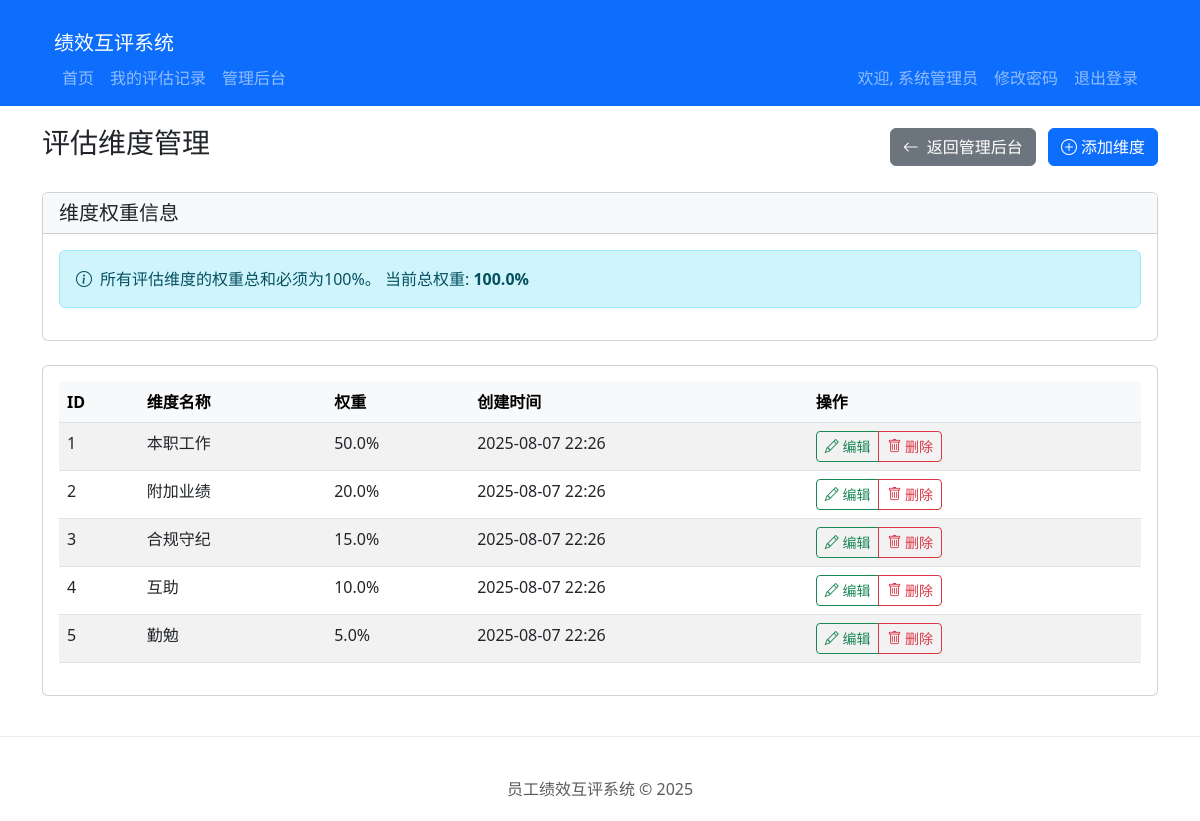
Before: /admin/dimensions (signed in) with the older database file.
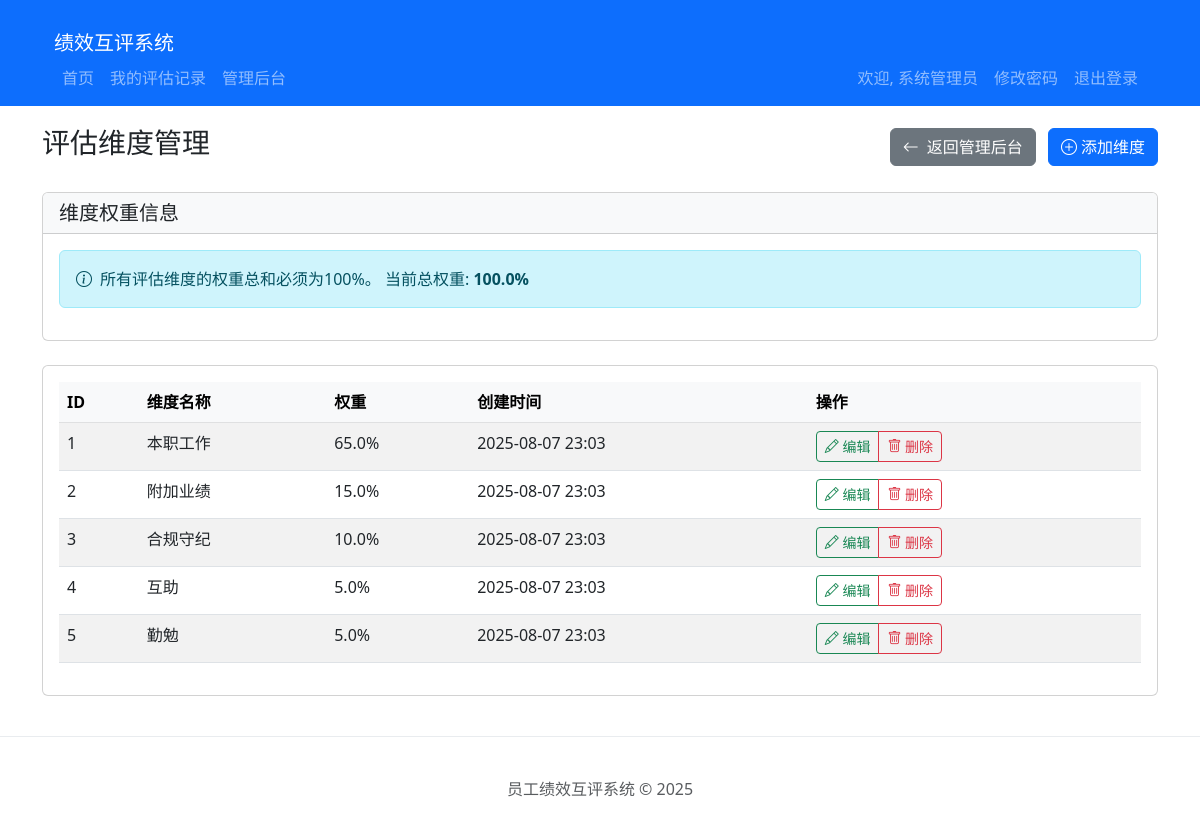
After: the same page with the newer database file.
### models.py (models this page shows, shortened)
class Employee(UserMixin, db.Model):
    __tablename__ = 'employees'
    id = db.Column(db.Integer, primary_key=True)
    employee_id = db.Column(db.String(20), unique=True, nullable=False)
    name = db.Column(db.String(100), nullable=False)
    position = db.Column(db.String(100), nullable=False)
    password_hash = db.Column(db.String(256), nullable=False)
    is_admin = db.Column(db.Boolean, default=False)
    is_frozen = db.Column(db.Boolean, default=False)
    role = db.Column(db.String(20), default='员工', nullable=False)
    position_coefficient = db.Column(db.Float, default=1.0, nullable=False)
    created_at = db.Column(db.DateTime, default=datetime.utcnow)
    updated_at = db.Column(db.DateTime, default=datetime.utcnow, onupdate=datetime.utcnow)

class EvaluationDimension(db.Model):
    __tablename__ = 'evaluation_dimensions'
    id = db.Column(db.Integer, primary_key=True)
    name = db.Column(db.String(100), nullable=False)
    status = db.Column(db.String(20), default='published', nullable=False)
    weight = db.Column(db.Float, nullable=False)
    created_at = db.Column(db.DateTime, default=datetime.utcnow)
    updated_at = db.Column(db.DateTime, default=datetime.utcnow, onupdate=datetime.utcnow)

### app.py (the view)
@app.route('/admin/dimensions')
@login_required
@readonly_admin_required
def admin_dimension_list():
    from models import EvaluationDimension
    from forms import DimensionForm
    dimensions = EvaluationDimension.query.all()
    total_weight = sum(d.weight for d in dimensions)
    return render_template('admin/dimension_list.html', dimensions=dimensions, total_weight=total_weight)

### app.py (called while the page is built)
def readonly_admin_required(f):
    @wraps(f)
    def decorated_function(*args, **kwargs):
        if not current_user.is_authenticated:
            return redirect(url_for('login', next=request.url))
        if not (current_user.is_admin or current_user.role != '员工'):
            abort(403)
        if current_user.role != '员工' and request.method != 'GET':
            flash('您只能以只读模式访问管理后台', 'danger')
            return redirect(url_for('admin_dashboard'))
        return f(*args, **kwargs)
    return decorated_function

@app.template_filter('shanghai_time')
def shanghai_time_filter(dt, format='%Y-%m-%d %H:%M:%S'):
    if dt is None:
        return ""
    utc_dt = pytz.utc.localize(dt)
    shanghai_tz = pytz.timezone('Asia/Shanghai')
    return utc_dt.astimezone(shanghai_tz).strftime(format)

@login_manager.user_loader
def load_user(user_id):
    return Employee.query.get(int(user_id))

### templates/admin/dimension_list.html (shortened to what this page needs)
{% extends 'base.html' %}
{% block content %}
<div class="row">
    <div class="col-md-12">
        <div class="d-flex justify-content-between align-items-center mb-4">
    <h3>评估维度管理</h3>
    <div>
        <a href="{{ url_for('admin_dashboard') }}" class="btn btn-secondary me-2">
            <i class="bi bi-arrow-left me-1"></i> 返回管理后台
        </a>
        <a href="{{ url_for('admin_dimension_add') }}" class="btn btn-primary">
            <i class="bi bi-plus-circle me-1"></i>添加维度
        </a>
    </div>
</div>
        <div class="card mb-4">
            <div class="card-header bg-light">
                <h5 class="mb-0">维度权重信息</h5>
            </div>
            <div class="card-body">
                <div class="alert alert-info">
                    <i class="bi bi-info-circle me-2"></i>所有评估维度的权重总和必须为100%。
                    当前总权重: <strong>{{ total_weight*100 }}%</strong>
                </div>
            </div>
        </div>
        <div class="card">
            <div class="card-body">
                {% if dimensions %}
                <div class="table-responsive">
                    <table class="table table-striped table-hover">
                        <thead class="table-light">
                            <tr>
                                <th>ID</th>
                                <th>维度名称</th>
                                <th>权重</th>
                                <th>创建时间</th>
                                <th>操作</th>
                            </tr>
                        </thead>
                        <tbody>
                            {% for dimension in dimensions %}
                            <tr>
                                <td>{{ dimension.id }}</td>
                                <td>{{ dimension.name }}</td>
                                <td>{{ dimension.weight*100 }}%</td>
                                <td>{{ dimension.created_at|shanghai_time('%Y-%m-%d %H:%M') }}</td>
                                <td>
                                    <div class="btn-group" role="group">
                                        <a href="{{ url_for('admin_dimension_edit', id=dimension.id) }}" class="btn btn-sm btn-outline-success">
                                            <i class="bi bi-pencil"></i> 编辑
                                        </a>
                                        <button type="button" class="btn btn-sm btn-outline-danger" data-bs-toggle="modal" data-bs-target="#deleteModal{{ dimension.id }}">
                                            <i class="bi bi-trash"></i> 删除
                                        </button>
                                    </div>
                                </td>
                            </tr>
                            {% endfor %}
                        </tbody>
                    </table>
                </div>
                {% else %}
                <div class="alert alert-info">
                    <i class="bi bi-info-circle me-2"></i>暂无评估维度信息，请点击上方"添加维度"按钮添加。
                </div>
                {% endif %}
            </div>
        </div>
    </div>
</div>
{% endblock %}
{% block extra_css %}
<link href="{{ url_for('static', filename='css/bootstrap-icons.css') }}" rel="stylesheet">
{% endblock %}

### templates/base.html (shortened to what this page needs)
<!DOCTYPE html>
<html lang="zh-CN">
<head>
    <link href="{{ url_for('static', filename='css/bootstrap.min.css') }}" rel="stylesheet">
    {% block extra_css %}{% endblock %}
</head>
<body>
    <nav class="navbar navbar-expand-lg navbar-dark bg-primary">
    <div class="container">
    <div class="container-fluid">
        <a class="navbar-brand" href="{{ url_for('index') }}">绩效互评系统</a>
        <div class="collapse navbar-collapse" id="navbarNav">
        {% if current_user.is_authenticated %}
        <ul class="navbar-nav me-auto">
            <li class="nav-item">
                <a class="nav-link" href="{{ url_for('index') }}">首页</a>
            </li>
            <li class="nav-item">
                <a class="nav-link" href="{{ url_for('my_evaluations') }}">我的评估记录</a>
            </li>
            {% if current_user.employee_id == '10000' %}
            <li class="nav-item">
                <a class="nav-link" href="{{ url_for('admin_dashboard') }}">管理后台</a>
            </li>
            {% endif %}
        </ul>
        <ul class="navbar-nav">
            <li class="nav-item">
                <span class="nav-link">欢迎, {{ current_user.name }}</span>
            </li>
            <li class="nav-item">
                  <a href="{{ url_for('change_password') }}" class="nav-link">修改密码</a>
              </li>
              <li class="nav-item">
                  <a href="{{ url_for('logout') }}" class="nav-link">退出登录</a>
              </li>
        </ul>
        {% else %}
        <ul class="navbar-nav ms-auto">
            <li class="nav-item">
                <a class="nav-link" href="{{ url_for('login') }}">登录</a>
            </li>
        </ul>
        {% endif %}
        </div>
    </nav>
    <div class="container">
        {% block content %}{% endblock %}
    </div>
    <footer class="footer">
        <div class="container">
            <span class="text-muted">员工绩效互评系统 &copy; 2025</span>
        </div>
    </footer>
</body>
</html>

### templates/base.html (style rules this page uses)
.container { margin-top: 20px; }
.footer { margin-top: 40px; padding: 20px; text-align: center; border-top: 1px solid #e9ecef; }

Changed rows visible on the page:
changed EvaluationDimension "本职工作": dimension.weight*100 "50.0" → "65.0"; created_at|shanghai_time "2025-08-07 22:26" → "2025-08-07 23:03"
changed EvaluationDimension "附加业绩": dimension.weight*100 "20.0" → "15.0"; created_at|shanghai_time "2025-08-07 22:26" → "2025-08-07 23:03"
changed EvaluationDimension "合规守纪": dimension.weight*100 "15.0" → "10.0"; created_at|shanghai_time "2025-08-07 22:26" → "2025-08-07 23:03"
changed EvaluationDimension "互助": dimension.weight*100 "10.0" → "5.0"; created_at|shanghai_time "2025-08-07 22:26" → "2025-08-07 23:03"
changed EvaluationDimension "勤勉": created_at|shanghai_time "2025-08-07 22:26" → "2025-08-07 23:03"
